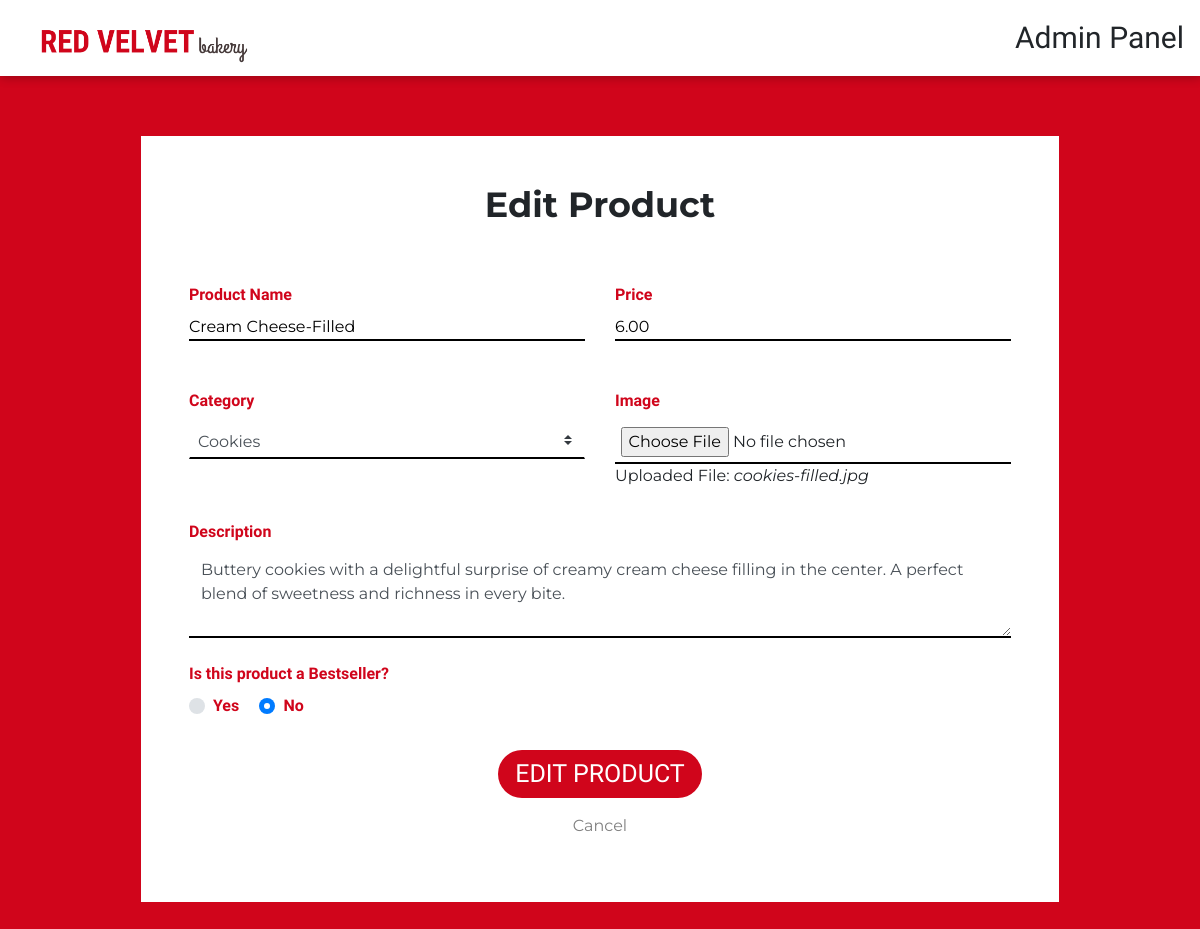
The app's page /src/admin/admin-product-edit.php?id=26 (signed in) with its own data.
### tables this page shows
CREATE TABLE `product` (
  `prod_id` int(11) NOT NULL,
  `prod_name` varchar(50) NOT NULL,
  `prod_price` decimal(5,2) NOT NULL,
  `prod_description` varchar(500) NOT NULL,
  `prod_image` varchar(80) NOT NULL,
  `prod_image_file` varchar(255) NOT NULL,
  `bestseller` varchar(5) DEFAULT NULL,
  `cat_id` int(11) NOT NULL
);

### src/admin/classes/Database.class.php (called while the page is built)
<?php
class Database{
  protected function connect(){
    try {
      $username = "root";
      $password = "";
      $dbh = new PDO('mysql:host=localhost;dbname=redvelvet',$username,$password);
      return $dbh;
    }
    catch (PDOException $e) {
      print "Error!: " . $e->getMessage() . "<br/>";
      die();
    }
  }
}

### src/admin/classes/Product.class.php (called while the page is built, shortened)
<?php
class Product extends Database{
  protected function readProductRecord($prod_id){
    $query = 'SELECT * FROM product WHERE prod_id = ?;';
    $stmt = $this->connect()->prepare($query);
    if(!$stmt->execute(array($prod_id))){
      $stmt = null;
      header("location: ../index.php?error=stmtfailed");
      exit();
    }
    return $stmt;
  }
  protected function readCatName($cat_id){
    $query = 'SELECT cat_name FROM category WHERE cat_id = ?;';
    $stmt = $this->connect()->prepare($query);
    if(!$stmt->execute(array($cat_id))){
      $stmt = null;
      header("location: ../index.php?error=stmtfailed");
      exit();
    }
    while($row = $stmt->fetch(PDO::FETCH_ASSOC)){
      return $row["cat_name"];
    }
  }
}

### src/admin/classes/ProductCon.class.php (called while the page is built, shortened)
<?php
class ProductController extends Product{
  public function getRecord($prod_id){
    $result = $this->readProductRecord($prod_id);
    return $result;
  }
  public function getCatName($cat_id){
    $cat_name = $this->readCatName($cat_id);
    return $cat_name;
  }
}

### src/admin/admin-product-edit.php (the view, shortened to what this page needs)
<?php
if(!isset($_SESSION["adminid"])){
  header("location: admin-login.php");
}
else
{
  include("classes/Database.class.php");
  include("classes/Product.class.php");
  include("classes/ProductCon.class.php");
  if($_SERVER['REQUEST_METHOD'] == 'GET')
  {
    $prod_id = $_GET["id"];
    $product = new ProductController();
    $result = $product->getRecord($prod_id);
    $row = $result->fetch(PDO::FETCH_ASSOC);
    $prod_name = $row["prod_name"];
    $prod_price = $row["prod_price"];
    $prod_description = $row["prod_description"];
    $cat_name = $product->getCatName($row["cat_id"]);
  }
}
?>
<!doctype html>
<html lang="en">
<?php include("..\main\head-tags.php")?>
</head>
<body>
<?php include("admin-header.php")?>
<section class="signup-wrapper">
    <div class="container-md product-add-container p-5">
      <div class="row mb-4">
        <div class="col">
          <h2 class="text-center">Edit Product</h2>
        </div>
      </div>
      <div class="row mb-4">
        <div class="col d-flex justify-content-center">
        </div>
      </div>
      <div class="row">
        <form class="container product-add-form" action="admin-product-edit.php" method="post" enctype="multipart/form-data">
          <div class="row">
            <div class="col">
              <div class="form-group mb-5">
                <div class="form-label">Product Name</div>
                <input type="text" id="prod_name" name="prod_name" value="<?php echo $prod_name; ?>" required>
              </div>
            </div>
            <div class="col">
              <div class="form-group mb-5">
                <div class="form-label">Price</div>
                <input type="number" id="prod_price" name="prod_price" min="0" max="100" step="0.01" value="<?php echo $prod_price; ?>" required>
              </div>
            </div>
          </div>
          <div class="row">
            <div class="col">
              <div class="form-group mb-3">
                <div class="form-label">Category</div>
                <select class="custom-select" name="cat_name" id="cat_name" required>
                  <option value="Cookies"<?=$cat_name == 'Cookies' ? ' selected="selected"' : '';?>>Cookies</option>
                </select>
              </div>
            </div>
            <div class="col">
              <div class="form-group mb-3">
                <div class="form-label">Image</div>
                <div class="input-group">
                  <input type="file" class="upload-image w-100" id="prod_image" name="prod_image" data-browse-on-zone-click="true" data-show-preview="true">
                  <?php
                    $product = new ProductController();
                    $result = $product->getRecord($prod_id);
                    $row = $result->fetch(PDO::FETCH_ASSOC);
                    $prod_image_old = $row["prod_image"];
                  ?>
                  <span><p>Uploaded File: <i><?php echo $prod_image_old?></i></p></span>
                </div>
              </div>
            </div>
          </div>
          <div class="row">
            <div class="col">
              <div class="form-group mb-4">
                <div class="form-label">Description</div>
                <textarea class="form-control" id="prod_description" name="prod_description" rows="3"><?php echo $prod_description; ?></textarea>
              </div>
              <div class="form-group mb-4">
                <div class="form-label">Is this product a Bestseller?</div>
                <div class="custom-control custom-radio custom-control-inline">
                  <label class="custom-control-label" for="bestsellerR1">Yes</label>
                </div>
                <div class="custom-control custom-radio custom-control-inline">
                  <label class="custom-control-label" for="bestsellerR2">No</label>
                </div>
              </div>
              <div class="form-group">
                <div class="row d-flex justify-content-center">
                  <input type="submit" name="submit" value="EDIT PRODUCT" class="btn px-3 py-1" style="width:auto">
                </div>
                <div class="row d-flex justify-content-center">
                  <a class="mt-3" href="admin-panel.php" style="color:gray;">Cancel</a>
                </div>
              </div>
            </div>
          </div>
        </form>
      </div>
    </div>
</section>
</body>
</html>

### styles.css (style rules this page uses)
:root { --col1: #FFFFFF; --col2: #D0051B; --txt-col: #000000; --link-col: #A6A6A6; --font-link: Lekton ; --font-main: Montserrat ; --font-fancy: Grand Hotel ; --fweight-heading: 700; --fweight-reg: 400; }
* { margin: 0; padding: 0; font-family: var(--font-main); }
body { overflow-x: hidden; background-color: var(--col2); }
.btn { background-color: var(--col2); color: var(--col1); font-family: var(--font-link); font-size: 25px; padding-inline: 20px; border-radius: 35px; }
a { cursor: pointer; }
h2 { font-weight: var(--fweight-heading); font-size: 35px; }
label { font-weight: var(--fweight-heading); color: var(--col2); }
input, #date, #payment { border: none; border-bottom: 2px solid black; margin-left: 0.5rem; background-color: var(--col1); }
.signup-wrapper { display: flex; justify-content: center; }
.product-add-container { background-color: white; margin: 4rem 0; }
.product-add-container input { margin: 0; padding: 0; width: 100%; }
.product-add-container select, .product-listing-filter select, .product-description-container select { outline: none !important; border-radius: 0; border: 1px solid white; border-bottom: 2px solid black; padding: 0.5rem; width: 100%; background-color: #FFFFFF; }
.product-add-container option, .product-description-container option { font-family: var(--font-main); }
.product-add-container .form-label, .product-add-container .custom-control-label, .product-description-container .form-label { margin-bottom: 0.5rem; color: var(--col2); font-weight: bold; font-family: var(--font-link); }
.product-add-container .upload-image { padding: 0.35rem; border: none; border-bottom: 2px solid black; width: 100%; }
.product-add-container textarea { border: none; border-bottom: 2px solid black; border-radius: 0; }

### records on screen
product: prod_name "Cream Cheese-Filled", prod_price "6.00", cat_name "Cookies", prod_image "cookies-filled.jpg"
